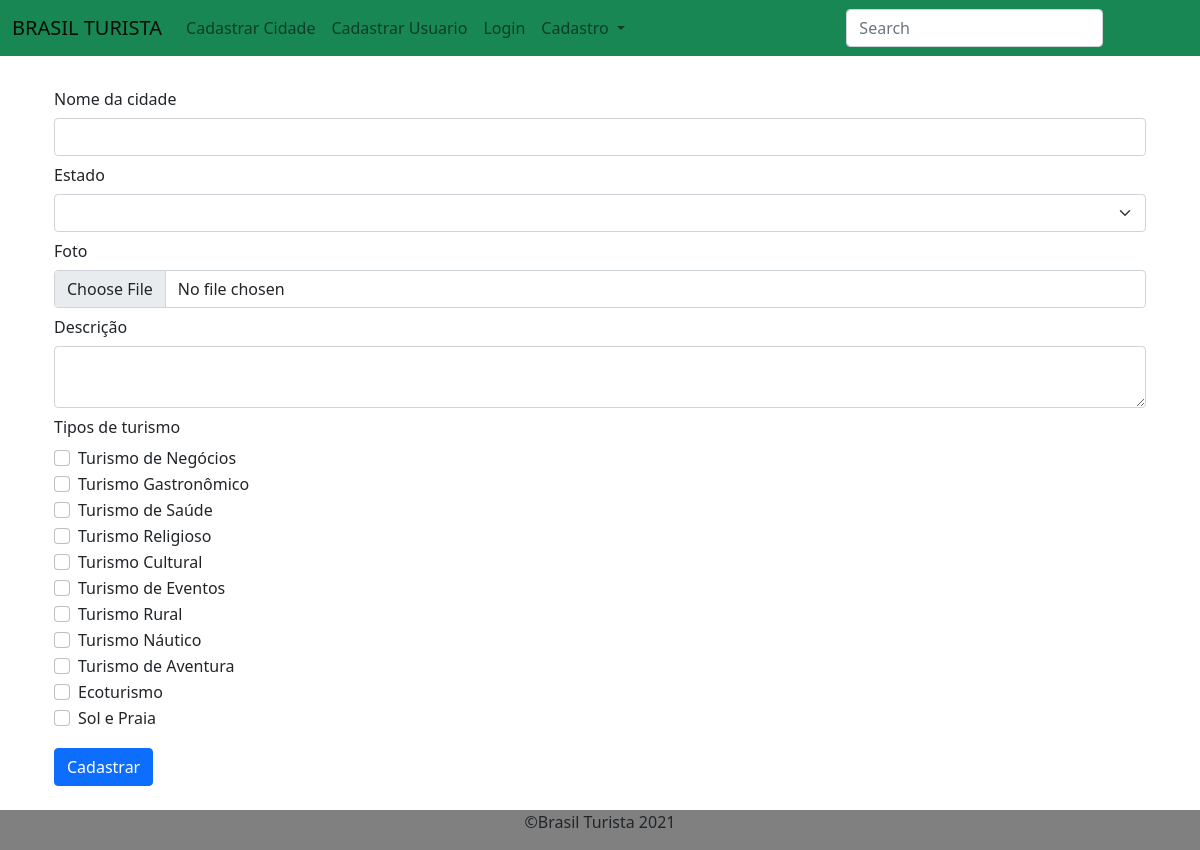
/cidade.php, run on the app's committed database.
### tables this page shows
CREATE TABLE `tipo_turismo` (
  `id_tipo_turismo` int(11) NOT NULL PRIMARY KEY AUTO_INCREMENT,
  `nome` varchar(20) NOT NULL,
  `descritivo` text NOT NULL
);

### cidade.php (the view, shortened to what this page needs)
<?php
	require_once "./backend/connection.php";
?>
<!DOCTYPE html>
<html>
	<head>
	</head>
<body>
	<div class="container mt-4 mb-5">
		<form class="container box" action="./backend/cadCidade.php" method="post" enctype="multipart/form-data">
			<label for="nome" class="col-form-label">Nome da cidade</label>
			<input type="text" class="form-control" name="nome"/>
			<label for="estado" class="col-form-label">Estado</label>
			<select class="form-select" name="estado">
				<option value=""></option>
				<?php
					$query = "SELECT id_estado, nome FROM estados";
					$executa = mysqli_query($connect,$query);
					while($estados = mysqli_fetch_array($executa)){
						echo "<option value='$estados[id_estado]'>$estados[nome]</option>";
					}
				?>
			</select>
			<label for="foto" class="col-form-label">Foto</label>
			<input type="file" class="form-control" name="foto"/>
			<label for="descricao" class="col-form-label">Descrição</label>
			<textarea type="text" class="form-control" name="descricao"></textarea>
			<label for="tipo_turismo" class="col-form-label">Tipos de turismo</label>
				<?php
					$querytt="SELECT id_tipo_turismo, nome FROM tipo_turismo";
					$executar = mysqli_query($connect,$querytt);
					while($tt = mysqli_fetch_array($executar)){
						echo "<div class='form-check'>
								<input class='form-check-input' name='$tt[nome]' type='checkbox' value='$tt[id_tipo_turismo]'>
								<label class='form-check-label' for='$tt[nome]'>
								$tt[nome]
								</label>
							</div>";
					}
				?>
				<button type="submit" class="btn btn-primary my-3">Cadastrar</button>
		</form>
	</div>
</body>
</html>

### data on the page
tipo_turismo: nome "Turismo de Negócios"
tipo_turismo: nome "Turismo Gastronômico"
tipo_turismo: nome "Turismo de Saúde"
tipo_turismo: nome "Turismo Religioso"
tipo_turismo: nome "Turismo Cultural"
tipo_turismo: nome "Turismo de Eventos"
tipo_turismo: nome "Turismo Rural"
tipo_turismo: nome "Turismo Náutico"
tipo_turismo: nome "Turismo de Aventura"
tipo_turismo: nome "Ecoturismo"
tipo_turismo: nome "Sol e Praia"
